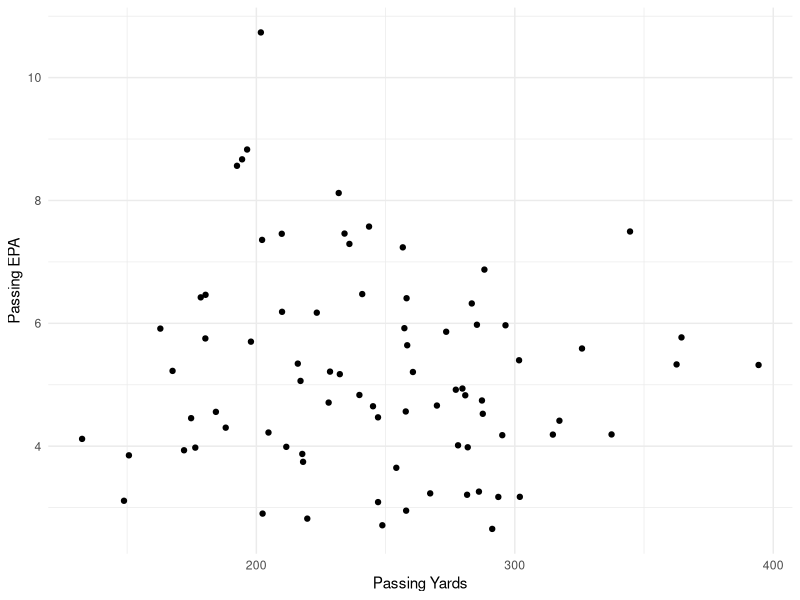
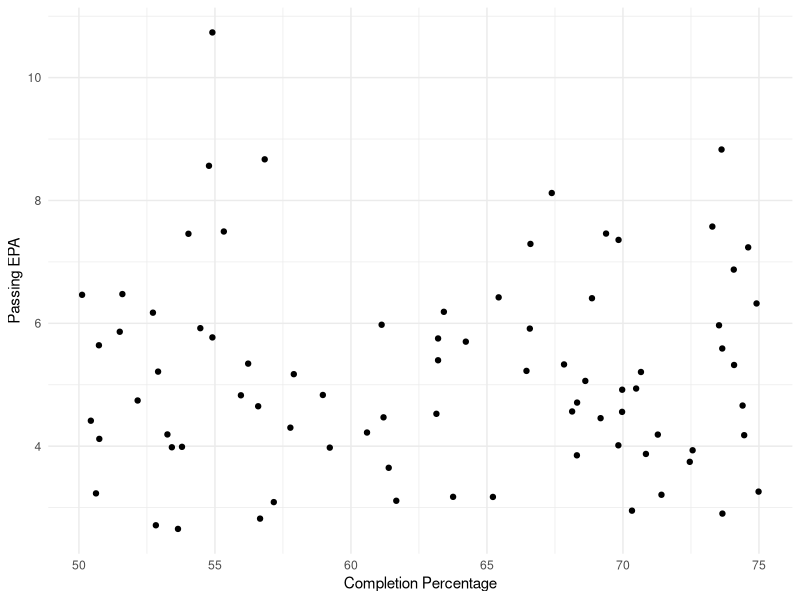
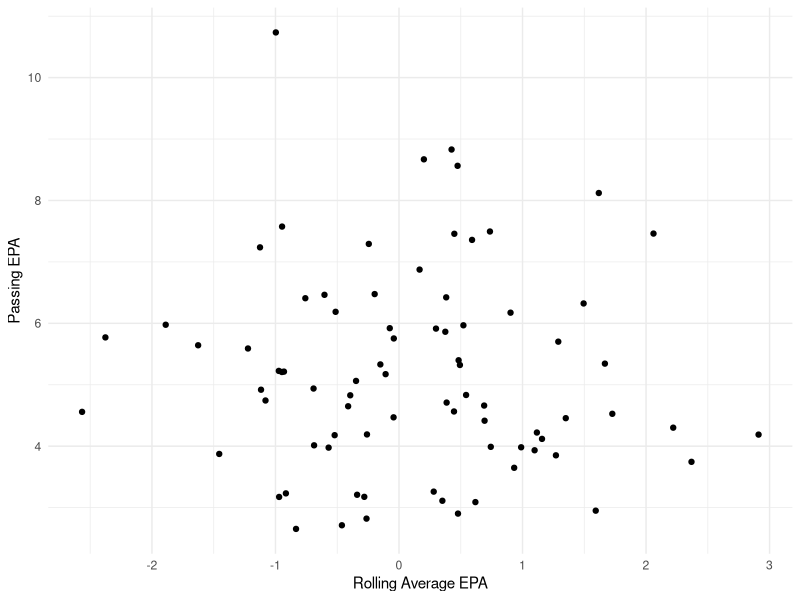

Source code (R) for these figures, in order:
#### Preamble ####
# Purpose: Simulates... [...UPDATE THIS...]
# Author: Rohan Alexander [...UPDATE THIS...]
# Date: 11 February 2023 [...UPDATE THIS...]
# Contact: rohan.alexander@utoronto.ca [...UPDATE THIS...]
# License: MIT
# Pre-requisites: [...UPDATE THIS...]
# Any other information needed? [...UPDATE THIS...]


# Load necessary libraries
library(tidyverse)

# Simulate NFL quarterback data
qb_data <- tibble(
  passing_yards = rnorm(100, mean = 250, sd = 50),
  completion_percentage = runif(100, min = 50, max = 75),
  rolling_avg_epa = rnorm(100, mean = 0, sd = 1),
  passing_epa = rnorm(100, mean = 5, sd = 2)
)

# Select relevant features and target variable
features <- c("passing_yards", "completion_percentage", "rolling_avg_epa")
target <- "passing_epa"

# Split data into training and validation sets
set.seed(123)  # For reproducibility
train_indices <- sample(1:nrow(qb_data), 0.8 * nrow(qb_data))
train_data <- qb_data[train_indices, ]
valid_data <- qb_data[-train_indices, ]

# Perform exploratory data analysis
summary(train_data)
cor(train_data[, features])

# Visualize relationships between variables
ggplot(train_data, aes(x = passing_yards, y = passing_epa)) +
  geom_point() +
  labs(x = "Passing Yards", y = "Passing EPA") +
  theme_minimal()

ggplot(train_data, aes(x = completion_percentage, y = passing_epa)) +
  geom_point() +
  labs(x = "Completion Percentage", y = "Passing EPA") +
  theme_minimal()

ggplot(train_data, aes(x = rolling_avg_epa, y = passing_epa)) +
  geom_point() +
  labs(x = "Rolling Average EPA", y = "Passing EPA") +
  theme_minimal()

